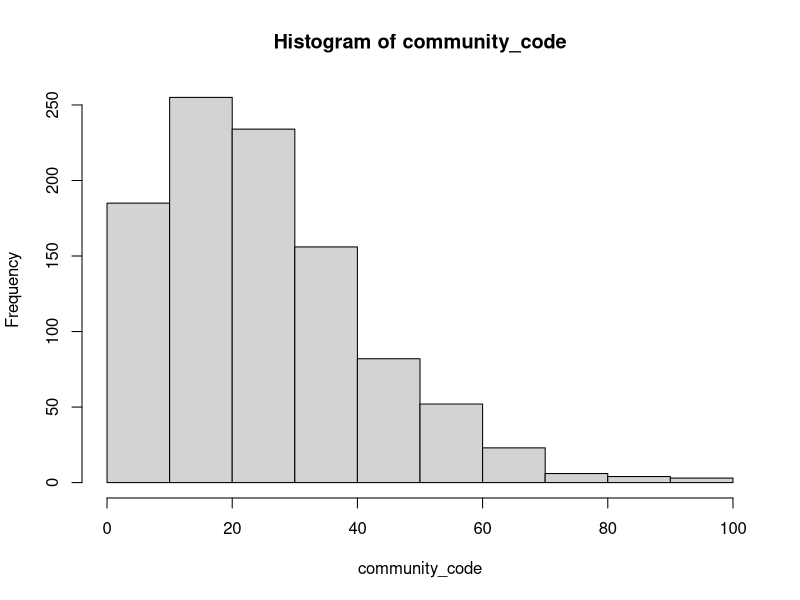
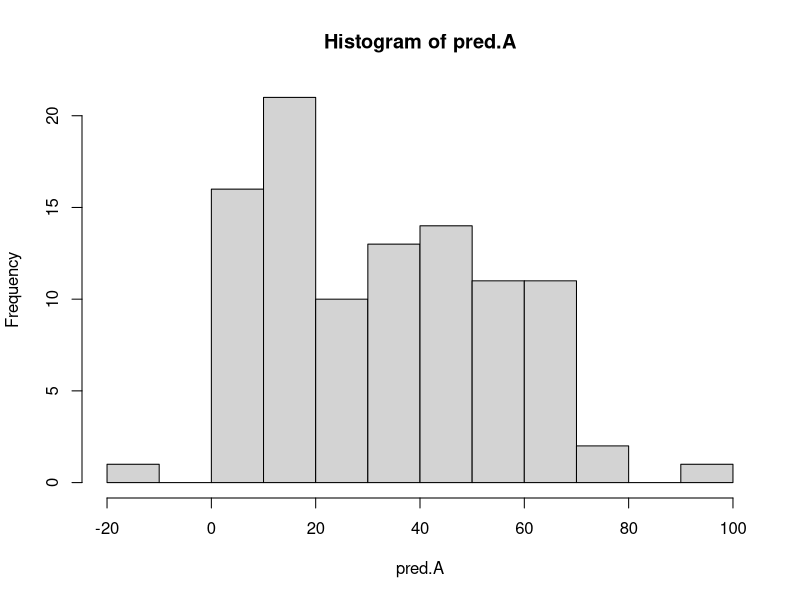
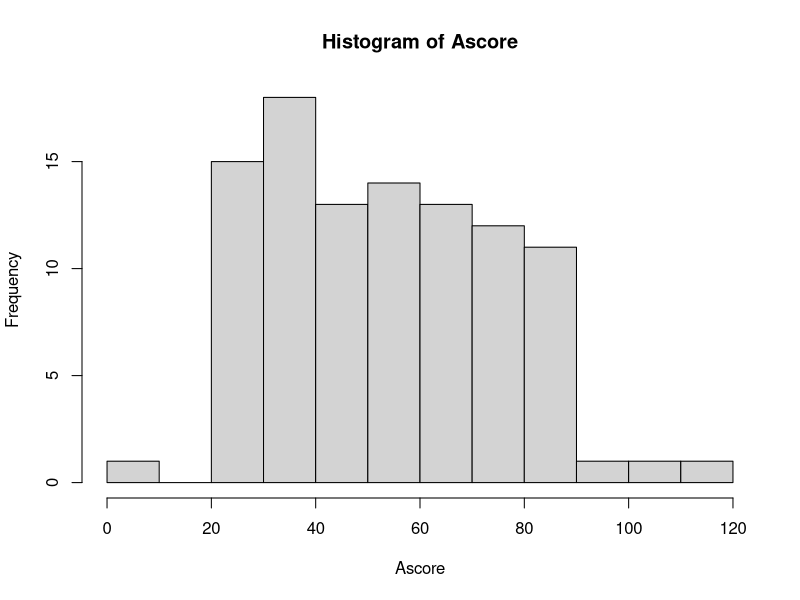
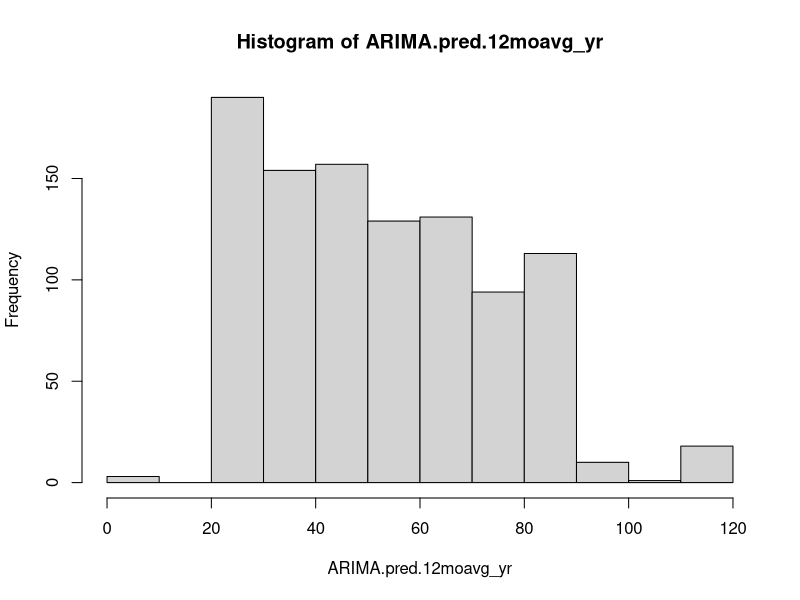

Recreate these plots in R, in order. (Note: this script raises an error after producing the figures.)
# OG author: Chris Dharma

library(haven)
library(dplyr)
library(fastDummies)
library(scales)
library(truncnorm)
library(tidyverse)

set.seed(123)

N = 1000

#Function to create a beta distribution continuous variable
betadist <- function(min,max,shape1,shape2,N) {
  rbetasample <- rbeta(N, shape1 = shape1, shape2 = shape2)
  return(scales::rescale(rbetasample,to=c(min,max)))
} 

# Create the number of communities
community_max=100
#truncate it to keep them as integers
community_code<-trunc(betadist(min=1,max=community_max,shape1=2,shape2=15,N=N))
hist(community_code)
#The frequencies within each community is skewed, some communities have a large number of people, some have smaller

#Create the community level variables using beta distribution 
Income<-trunc(betadist(min=12015,max=241300,shape1=2,shape2=10,N=community_max))
OwnerVac<-betadist(min=0,max=27.5,shape1=1,shape2=10,N=community_max)
RenterVac<-betadist(min=0,max=29.00,shape1=1,shape=5,N=community_max)
edu<-betadist(min=0,max=75.4,shape1=2,shape=5,N=community_max)
PubAssist<-betadist(min=0,max=20.40,shape1=2,shape=9,N=community_max)
Poor<-betadist(min=1.10,max=58,shape1=2,shape=9,N=community_max)
Unemployed<-betadist(min=2.30,max=34.60,shape1=2,shape=9,N=community_max)
Vehicles0<-betadist(min=0,max=75.2,shape1=1,shape=19,N=community_max)
Marital1<-betadist(min=7.9,max=93.7,shape1=3,shape=7,N=community_max) #%never married
Marital3<-betadist(min=0,max=7.6,shape1=2,shape=4,N=community_max) #%separated

###Predict the crime level (exposure) according to other variables at the community level, later will call this A
x.pred.exp<-scale(cbind(Income,OwnerVac,RenterVac,edu,PubAssist,Poor,Unemployed,Vehicles0,Marital1,Marital3))
x.matrix.A<-as.matrix(cbind(rep(1,community_max),x.pred.exp))
coef.A<-as.matrix(c(32.64,-5,4.1,2.5,-5.6,10.5,10.1,10.2,2.1,0.4,0.1))
error_com=rnorm(community_max,0,1)
pred.A <- (x.matrix.A %*% coef.A) + error_com
summary(pred.A)
hist(pred.A)
#Original data = 32.64 ( 2.03 - 223.2)
###Add by a factor of 21 to ensure that there were no negative values. Just wanted to follow the distribution
Ascore <- pred.A + 21
summary(Ascore)
hist(Ascore)

A <- Ascore

ARIMA.pred.12moavg_yr<-c()
MedianHHInc<-c()
OwnerVacRate<-c()
RenterVacRate<-c()
pEd_LThs<-c()

pctNumHHPubAssist<-c()
pctPoor<-c()
pctUnemployedCLF<-c()
pctVehicles0<-c()
pmarital1<-c()
pmarital3<-c()

for (i in 1 : N) {
  ARIMA.pred.12moavg_yr[i]<-Ascore[community_code[i]]
  MedianHHInc[i]<-Income[community_code[i]]
  OwnerVacRate[i]<-OwnerVac[community_code[i]]
  RenterVacRate[i]<-RenterVac[community_code[i]]
  pEd_LThs[i]<-edu[community_code[i]]
  pctNumHHPubAssist[i]<-PubAssist[community_code[i]]
  pctPoor[i]<-Poor[community_code[i]]
  pctUnemployedCLF[i]<-Unemployed[community_code[i]]
  pctVehicles0[i]<-Vehicles0[community_code[i]]
  pmarital1[i]<-Marital1[community_code[i]]
  pmarital3[i]<-Marital3[community_code[i]]
}

#community variables
V <- cbind(MedianHHInc,OwnerVacRate,RenterVacRate,pEd_LThs,pctPoor,pctUnemployedCLF,pctVehicles0,pmarital1,pmarital3)

#Individual level variables:
mage<-trunc(betadist(min=12,max=61,shape1=2,shape=4,N=N))
mage.sq<-mage*mage
maxt<-betadist(min=48.28,max=87.19,shape1=7,shape=7,N=N)
summary(ARIMA.pred.12moavg_yr)
hist(ARIMA.pred.12moavg_yr)

concept.season<-sample(x=seq(1:4),size=N,prob=c(0.25,0.25,0.25,0.25),replace=T)
ed<-sample(x=seq(1:3),size=N,prob=c(0.30,0.45,0.25),replace=T)
ins.pdd<-sample(x=seq(1:3),size=N,prob=c(0.49,0.49,0.02),replace=T)
race.eth<-sample(x=seq(1:8),size=N,prob=c(0.26,0.05,0.005,0.12,0.005,0.02,0.50,0.04),replace=T)
concept.yr<-sample(x=seq(1:2),size=N,prob=c(0.75,0.25),replace=T)
parity.cat<-sample(x=seq(0:2),size=N,prob=c(0.40,0.30,0.30),replace=T)

#Individual variables
W <- cbind(ed,ins.pdd,concept.season,concept.yr,parity.cat,race.eth,mage,mage.sq,maxt)

###Create the two M variables (mediators, diabetes and preeclampsia) to be a function of A, W, and V 
x.pred<-scale(cbind(ARIMA.pred.12moavg_yr,pEd_LThs,mage,mage.sq,pctPoor,pctUnemployedCLF))
ed2<-ifelse(ed==2,1,0)
ed3<-ifelse(ed==3,1,0)
x.matrix<-as.matrix(cbind(rep(1,N),x.pred,ed2,ed3))

#Diabetes prev = 0.08
model.coef.diab<-c(log((0.08)/(1-0.08)),log(1.22),log(1.15),log(1.03),log(1.15),log(1.14),log(1.18),log(0.97),log(0.95))
x.matrix.diab<- x.matrix %*% as.matrix(model.coef.diab)
pi_x.diab<- 1 / (1 + exp(-x.matrix.diab))
pc_gdiabetes_c <- rbinom(n=N, size=1, prob=pi_x.diab)
summary(pc_gdiabetes_c)

#Preeclampsia prev = 0.06
model.coef.preeclampsia<-c(log((0.06)/(1-0.06)),log(1.10),log(1.25),log(1.04),log(1.20),log(1.14),log(1.10),log(0.98),log(0.95))
x.matrix.preeclampsia<- x.matrix %*% as.matrix(model.coef.preeclampsia)
pi_x.preeclampsia<- 1 / (1 + exp(-x.matrix.preeclampsia))
pc_preeclampsia_c <- rbinom(n=N, size=1, prob=pi_x.preeclampsia)
summary(pc_preeclampsia_c)

M <- cbind(pc_gdiabetes_c,pc_preeclampsia_c)

#Create outcomes here:

#Create the matrix of predictors
#make sure the continuous ones are on the same scale
x.pred<-scale(cbind(ARIMA.pred.12moavg_yr,pEd_LThs,mage,mage.sq,pctPoor,pctUnemployedCLF))
x.matrix<-as.matrix(cbind(rep(1,N),x.pred,pc_preeclampsia_c,pc_gdiabetes_c,ed2,ed3))

#Intercept should be the overall average, so the invlogit of the coefficient should be the mean for that variable (ptb) = 0.07, or logit(0.07) = intercept
model.coef.ptb<-c(log((0.07)/(1-0.07)),log(1.22),log(1.15),log(1.03),log(1.15),log(1.20),log(1.25),log(1.30),log(1.21),log(0.97),log(0.95))
x.matrix.ptb<- x.matrix %*% as.matrix(model.coef.ptb)
pi_x.ptb<- 1 / (1 + exp(-x.matrix.ptb))
ptb <- rbinom(n=N, size=1, prob=pi_x.ptb)
summary(ptb)

Y1 <- ptb

dat<-as.data.frame(cbind(V, W, ARIMA.pred.12moavg_yr, M, Y,community_code))

use <- select(dat, 
              owner_vacancy_rate = OwnerVacRate, 
              renter_vacancy_rate = RenterVacRate,
              #public_assit_prop = PubAssist,
              poverty_line_prop = pctPoor, 
              unemployed_prop = pctUnemployedCLF,
              no_car_prop = pctVehicles0, 
              never_married_prop = pmarital1, 
              separated_prop = pmarital3, 
              maternal_age = mage, 
              edu_level = ed, 
              insurance_status = ins.pdd, 
              race_ethnicity = race.eth, 
              parity = parity.cat, 
              neighborhood_violence = ARIMA.pred.12moavg_yr,
              preterm_birth = Y1, 
              community_code)

use <- mutate(use, 
              across(all_of(c("edu_level", "insurance_status", "race_ethnicity", "parity")), as.factor))

write.csv(use, "data/crime_toy.csv", row.names = F)
